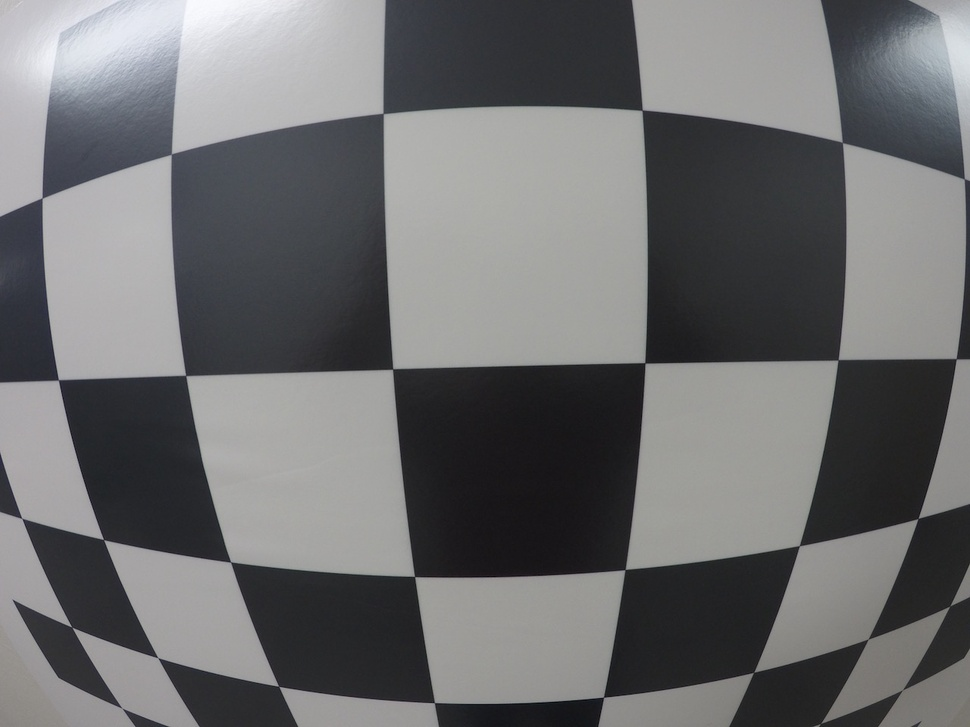
#> input picture 02-Camera-Calibration/camera_cal/test_image.jpg, 970 x 727 px, shrunk from 1280 x 960 before the run
$ jupyter execute --allow-errors 5-Undistort-and-Transform.ipynb
#> lines starting #> are read from the running program, lines starting #| are printed output that depends on the picture
## Undistort & Transform

Now lets combine everything we've learned so far.

     Pass in your image into this function
     Write function to do the following steps
     1) Undistort using mtx and dist
     2) Convert to grayscale
     3) Find the chessboard corners
     4) If corners found:
             a) draw corners
             b) define 4 source points src = np.float32([[,],[,],[,],[,]])
                 #Note: you could pick any four of the detected corners
                 # as long as those four corners define a rectangle
                 #One especially smart way to do this would be to use four well-chosen
                 # corners that were automatically detected during the undistortion steps
                 #We recommend using the automatic detection of corners in your code
             c) define 4 destination points dst = np.float32([[,],[,],[,],[,]])
             d) use cv2.getPerspectiveTransform() to get M, the transform matrix
             e) use cv2.warpPerspective() to warp your image to a top-down view

[cell 1]
import pickle
import cv2
import numpy as np
import matplotlib.pyplot as plt
import matplotlib.image as mpimg

# First lets read in the camera matrix we made earlier
dist_pickle = pickle.load(open("camera_cal/dist_pickle.p","rb"))
#> (reads 02-Camera-Calibration/camera_cal/dist_pickle.p from the repository)
mtx = dist_pickle['mtx']
dist = dist_pickle["dist"]

# Pass your image
img = cv2.imread('camera_cal/test_image.jpg')
#> img is the input picture: shape (727, 970, 3); mean B, G, R 110.7, 109.5, 109.1
nx = 9 # numbers of corners on X
ny = 6 # numbers of corners on Y

# Write function to do the following steps
def corners_unwarp(img, nx, ny, mtx, dist):
    # Use the OpenCV undistort() function to remove distortion
#> called with nx = 9, ny = 6, mtx = array of shape (3, 3), dist = array of shape (1, 5)
    undist = cv2.undistort(img, mtx, dist, None, mtx)
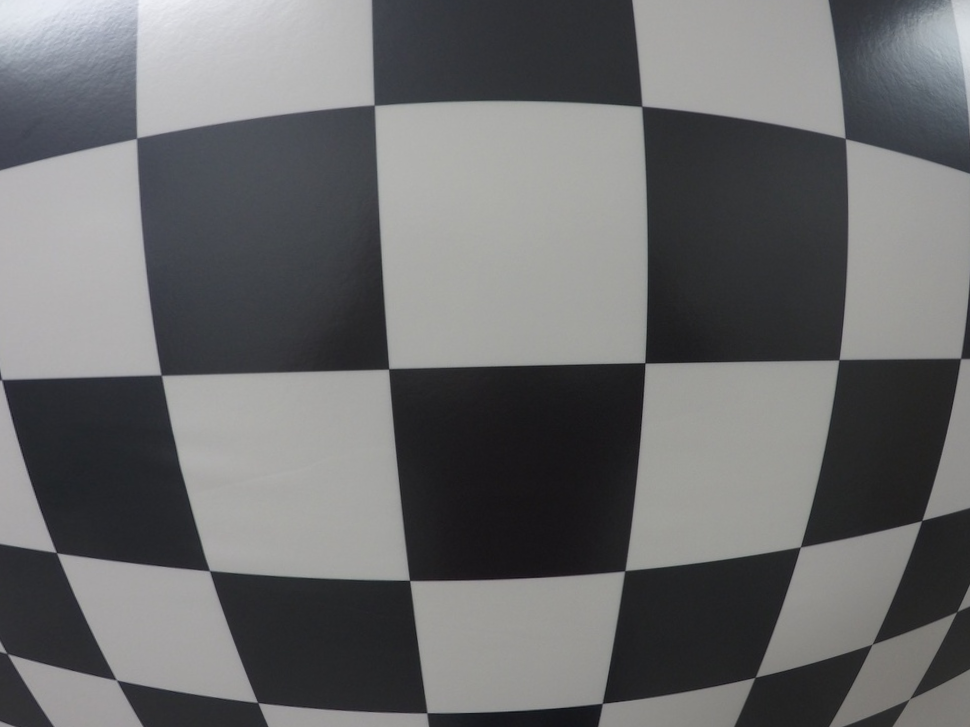
#> undist: shape (727, 970, 3); mean B, G, R 108.4, 107.3, 106.8
    # Convert undistorted image to grayscale
    gray = cv2.cvtColor(undist, cv2.COLOR_BGR2GRAY)
    # Search for corners in the grayscaled image
    ret, corners = cv2.findChessboardCorners(gray, (nx, ny), None)
#> ret = False; corners = None

    if ret == True:
        # If we found corners, draw them! (just for fun)
        cv2.drawChessboardCorners(undist, (nx, ny), corners, ret)
        # Choose offset from image corners to plot detected corners
        # This should be chosen to present the result at the proper aspect ratio
        # My choice of 100 pixels is not exact, but close enough for our purpose here
        offset = 100 # offset for dst points
        # Grab the image shape
        img_size = (gray.shape[1], gray.shape[0])

        # For source points I'm grabbing the outer four detected corners
        src = np.float32([corners[0], corners[nx-1], corners[-1], corners[-nx]])
        # For destination points, I'm arbitrarily choosing some points to be
        # a nice fit for displaying our warped result
        # again, not exact, but close enough for our purposes
        dst = np.float32([[offset, offset], [img_size[0]-offset, offset],
                                     [img_size[0]-offset, img_size[1]-offset],
                                     [offset, img_size[1]-offset]])
        # Given src and dst points, calculate the perspective transform matrix
        M = cv2.getPerspectiveTransform(src, dst)
        # Warp the image using OpenCV warpPerspective()
        warped = cv2.warpPerspective(undist, M, img_size)

    # Return the resulting image and matrix
    return warped, M

#> (the rest of this cell did not finish here and is left out)
